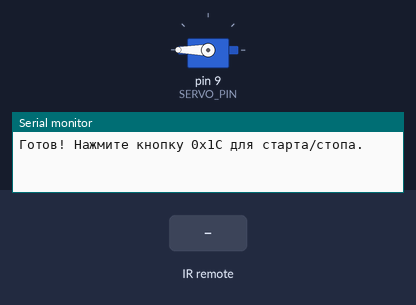
The sketch below on a simulated Arduino Uno, built with avr-gcc and run on an emulated ATmega328P. On the bench: servo, the last lines printed to the serial monitor. The inputs (shaded band) are chosen by the test bench.

Above: at 1.2 s.
1.3 s: infrared code 0x52 received
At 2.5 s:
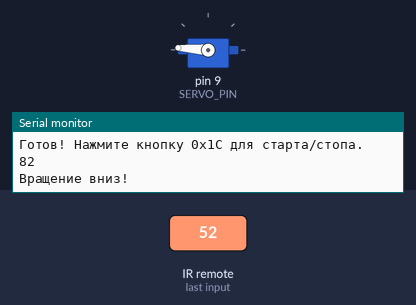
2.8 s: infrared code 0x18 received
At 3.7 s:
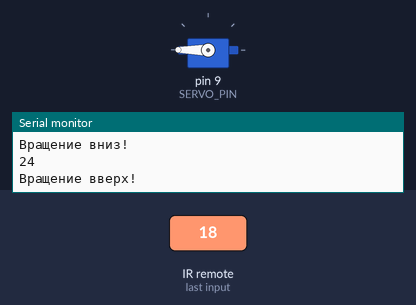
Timing chart, 0 to 5.8 s (numbered marks = the images above; inputs shaded):
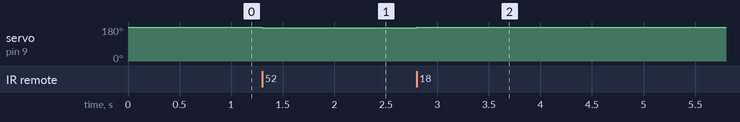

Measured:
- after the input at 1.3 s, servo on pin 9 (SERVO_PIN): 180° → 176° at once
- after the input at 2.8 s, servo on pin 9 (SERVO_PIN): 176° → 180° at once

The sketch:

sketch_UpDone.ino
```cpp
#include <IRremote.h>  // Для ИК-приемника
#include <Servo.h>     // Для сервопривода

const int IR_PIN = 2;      // Пин ИК-приемника (D9)
const int SERVO_PIN = 9;  // Пин сервопривода (D10)
int d = 180;

Servo servo;
bool isRotating = false;  // Флаг вращения

void setup() {
  Serial.begin(9600);
  IrReceiver.begin(IR_PIN);  // Инициализация ИК-приемника
  servo.attach(SERVO_PIN);   // Подключение сервопривода
  servo.write(180);           // Остановка сервопривода (90° = стоп)
  Serial.println("Готов! Нажмите кнопку 0x1C для старта/стопа.");
}

void loop() {
  if (IrReceiver.decode()) {
    unsigned long irValue = IrReceiver.decodedIRData.command;
    Serial.println(irValue);

    if (irValue == 0x18) {
      if (d < 180){
        d +=4;
      }
      servo.write(d);  // Полная скорость в одну сторону (0 - в другую)
      Serial.println("Вращение вверх!");
      delay(50);
      }
    if (irValue == 0x52) {
      if (d > 80){
        d -=4;
      }
      servo.write(d);  // Полная скорость в одну сторону (0 - в другую)
      Serial.println("Вращение вниз!");
      delay(50);
      }
    IrReceiver.resume();  // Готов к следующей команде
  }
}
```
